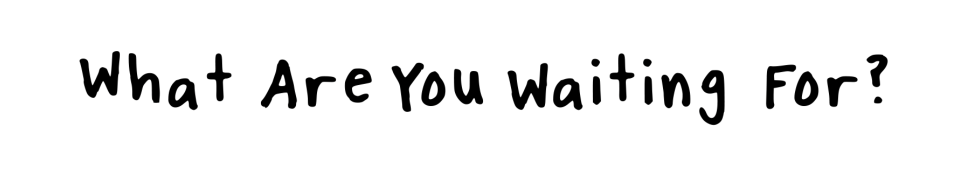
#> input picture opening/title2/source.png, 1916 x 380 px (shown at 1/2 size)
$ python make_wiggle.py
#> lines starting #> are read from the running program, lines starting #| are printed output that depends on the picture
"""Make the boiling frames of the alt title from one still (source.png).

Each frame bends the lettering by a different smooth random field, a coarse one
that nudges whole strokes and a fine one that roughens the edges, so played in a
loop the letters wiggle like redrawn line.

    python3 opening/title2/make_wiggle.py
"""

import pathlib

import numpy as np
from PIL import Image

FRAMES = 8
here = pathlib.Path(__file__).parent
rng = np.random.default_rng(3)

src = Image.open(here / "source.png").convert("RGBA")
#> src is the input picture: PIL image 1916x380 RGBA; mean R, G, B, A 238.9, 238.9, 238.9, 255
rgba = np.asarray(src).astype(np.float32) / 255
ink = (1 - rgba[..., :3].mean(axis=2)) * rgba[..., 3]  # dark and opaque is ink
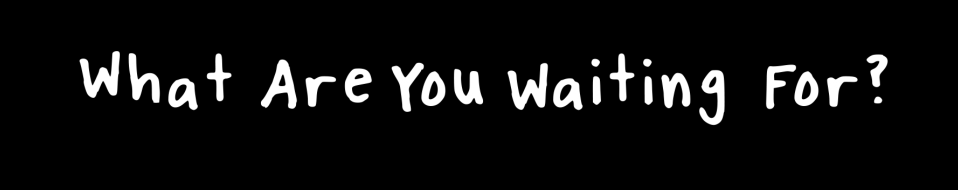
#> ink: shape (380, 1916) float32 (shown at 1/2 size); min 0, max 1, mean 0.0632
h, w = ink.shape
#> h = 380; w = 1916


def field(cell, amount):
    """a smooth random displacement, about `cell` pixels between bumps"""
    small = rng.standard_normal((h // cell + 3, w // cell + 3)).astype(np.float32)
    img = Image.fromarray(small, mode="F").resize((w + 3 * cell, h + 3 * cell), Image.BICUBIC)
    return np.asarray(img)[cell : cell + h, cell : cell + w] * amount


def sample(img, x, y):
    x = np.clip(x, 0, w - 1.001)
    y = np.clip(y, 0, h - 1.001)
    x0 = x.astype(int)
    y0 = y.astype(int)
    fx = x - x0
    fy = y - y0
    top = img[y0, x0] * (1 - fx) + img[y0, x0 + 1] * fx
    bottom = img[y0 + 1, x0] * (1 - fx) + img[y0 + 1, x0 + 1] * fx
    return top * (1 - fy) + bottom * fy


ys, xs = np.mgrid[0:h, 0:w].astype(np.float32)
frames = []
for n in range(FRAMES):
    dx = field(70, 2.8) + field(14, 1.1)
    dy = field(70, 2.8) + field(14, 1.1)
    a = sample(ink, xs + dx, ys + dy)
    a = np.clip((a - 0.1) / 0.8, 0, 1)  # crisp edges, like a pen
    frames.append((a * 255).astype(np.uint8))
#> this loop made 8 passes
#> pass 1, in field, `img = Image.fromarray(small, mode="F").resize((w + 3 * cell, h + 3 * c..`:
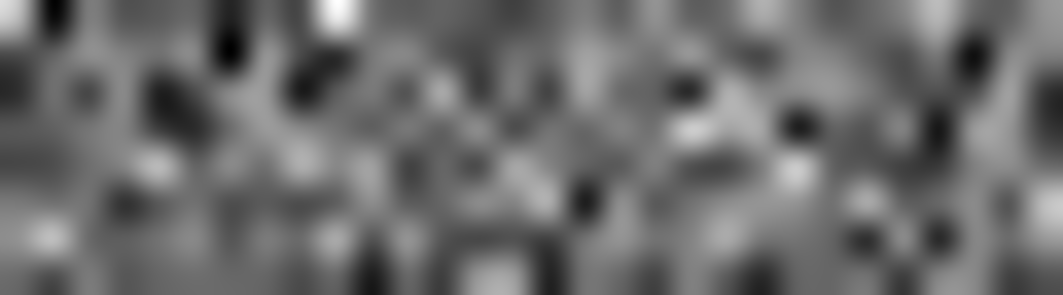
#> img: PIL image 2126x590 F (shown at 1/2 size); min -2.93, max 3.95, mean 0.000674; drawn with min black and max white
#> pass 1, in field (call 2), `img = Image.fromarray(small, mode="F").resize((w + 3 * cell, h + 3 * c..`:
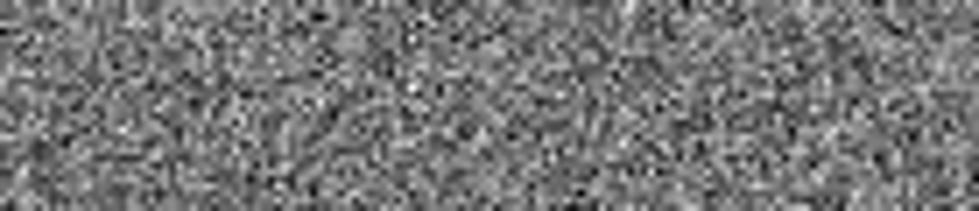
#> img: PIL image 1958x422 F (shown at 1/2 size); min -3.38, max 3.9, mean 0.00517; drawn with min black and max white
#> pass 1, `dx = field(70, 2.8) + field(14, 1.1)`:
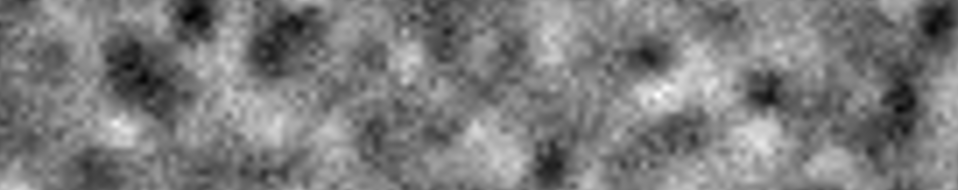
#> dx: shape (380, 1916) float32 (shown at 1/2 size); min -8.79, max 9.44, mean 0.113; drawn with min black and max white
#> after the loop, frames = 8 items

box = Image.fromarray(np.maximum.reduce(frames)).getbbox()
#> box = (153, 96, 1779, 253)
box = (max(0, box[0] - 8), max(0, box[1] - 8), min(w, box[2] + 8), min(h, box[3] + 8))
#> box = (145, 88, 1787, 261)
for n, a in enumerate(frames, 1):
    out = Image.new("LA", (w, h), (26, 0))
    out.putalpha(Image.fromarray(a))
    out.crop(box).save(here / ("title%02d.png" % n), optimize=True)
#> this loop made 8 passes
#> pass 1, `out.crop(box).save(here / ("title%02d.png" % n), optimize=True)`:
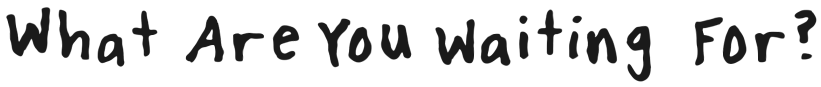
#> saved as title01.png: PIL image 1642x173 LA (shown at 1/2 size); mean R, G, B, A 26, 26, 26, 41.1; transparent parts drawn white
#> pass 2, `out.crop(box).save(here / ("title%02d.png" % n), optimize=True)`:
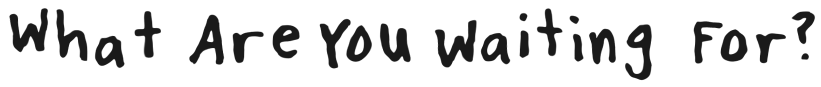
#> saved as title02.png: PIL image 1642x173 LA (shown at 1/2 size); mean R, G, B, A 26, 26, 26, 40.2; transparent parts drawn white
#> after the loop:
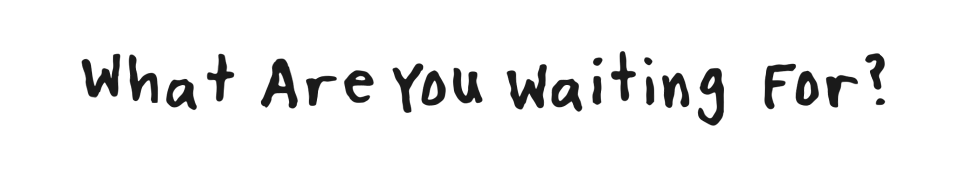
#> out: PIL image 1916x380 LA (shown at 1/2 size); mean R, G, B, A 26, 26, 26, 16.1; transparent parts drawn white
print(FRAMES, "frames", box)
#| 8 frames (145, 88, 1787, 261)

$ run again, with opening/title2/title04.png copied over opening/title2/source.png
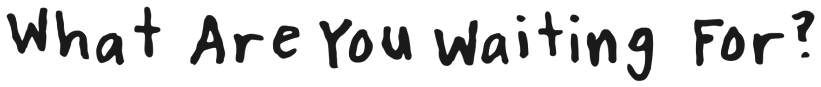
#> input picture opening/title2/title04.png, 1642 x 173 px (shown at 1/2 size)
#> src is the input picture: PIL image 1642x173 RGBA; mean R, G, B, A 26, 26, 26, 40.7
#> the loop `for n in range(FRAMES):` made 8 passes
#> pass 1, in field (call 3), `img = Image.fromarray(small, mode="F").resize((w + 3 * cell, h + 3 * c..`:
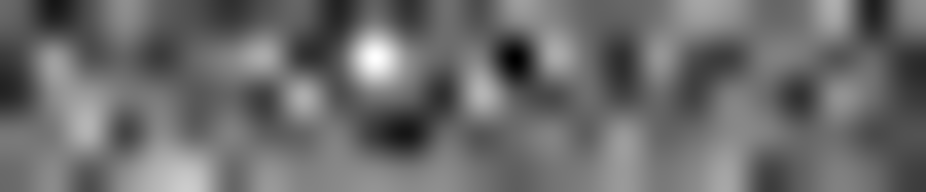
#> img: PIL image 1852x383 F (shown at 1/2 size); min -2.7, max 3.9, mean 0.0954; drawn with min black and max white
#> after the loop `for n in range(FRAMES):`: frames = 8 items
#> `box = Image.fromarray(np.maximum.reduce(frames)).getbbox()`: box = (9, 10, 1634, 166)
#> `box = (max(0, box[0] - 8), max(0, box[1] - 8), min(w, box[2] + 8), min..`: box = (1, 2, 1642, 173)
#> the loop `for n, a in enumerate(frames, 1):` made 8 passes
#> after the loop `for n, a in enumerate(frames, 1):`:
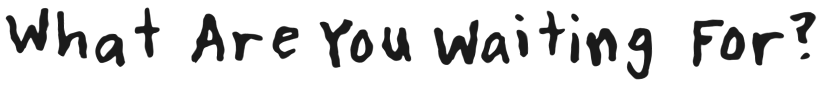
#> out: PIL image 1642x173 LA (shown at 1/2 size); mean R, G, B, A 26, 26, 26, 39.7; transparent parts drawn white
#| 8 frames (1, 2, 1642, 173)

$ run again, with opening/title2/title05.png copied over opening/title2/source.png
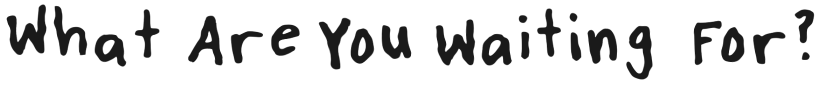
#> input picture opening/title2/title05.png, 1642 x 173 px (shown at 1/2 size)
#> src is the input picture: PIL image 1642x173 RGBA; mean R, G, B, A 26, 26, 26, 41.1
#> the loop `for n in range(FRAMES):` made 8 passes
#> pass 1, in field (call 3), `img = Image.fromarray(small, mode="F").resize((w + 3 * cell, h + 3 * c..`:
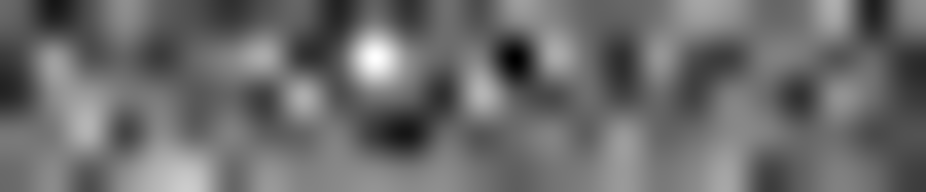
#> img: PIL image 1852x383 F (shown at 1/2 size); min -2.7, max 3.9, mean 0.0954; drawn with min black and max white
#> after the loop `for n in range(FRAMES):`: frames = 8 items
#> `box = Image.fromarray(np.maximum.reduce(frames)).getbbox()`: box = (9, 4, 1633, 163)
#> `box = (max(0, box[0] - 8), max(0, box[1] - 8), min(w, box[2] + 8), min..`: box = (1, 0, 1641, 171)
#> the loop `for n, a in enumerate(frames, 1):` made 8 passes
#> after the loop `for n, a in enumerate(frames, 1):`:
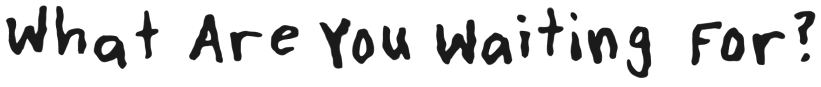
#> out: PIL image 1642x173 LA (shown at 1/2 size); mean R, G, B, A 26, 26, 26, 40; transparent parts drawn white
#| 8 frames (1, 0, 1641, 171)

$ run again, with opening/title2/title06.png copied over opening/title2/source.png
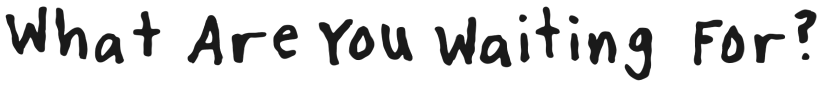
#> input picture opening/title2/title06.png, 1642 x 173 px (shown at 1/2 size)
#> src is the input picture: PIL image 1642x173 RGBA; mean R, G, B, A 26, 26, 26, 41
#> after the loop `for n in range(FRAMES):`: frames = 8 items
#> `box = Image.fromarray(np.maximum.reduce(frames)).getbbox()`: box = (7, 8, 1638, 164)
#> `box = (max(0, box[0] - 8), max(0, box[1] - 8), min(w, box[2] + 8), min..`: box = (0, 0, 1642, 172)
#> the loop `for n, a in enumerate(frames, 1):` made 8 passes
#> after the loop `for n, a in enumerate(frames, 1):`:
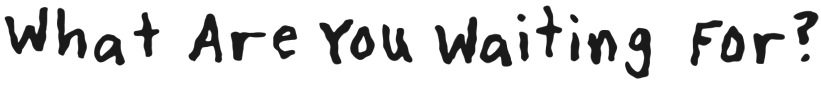
#> out: PIL image 1642x173 LA (shown at 1/2 size); mean R, G, B, A 26, 26, 26, 40.1; transparent parts drawn white
#| 8 frames (0, 0, 1642, 172)
